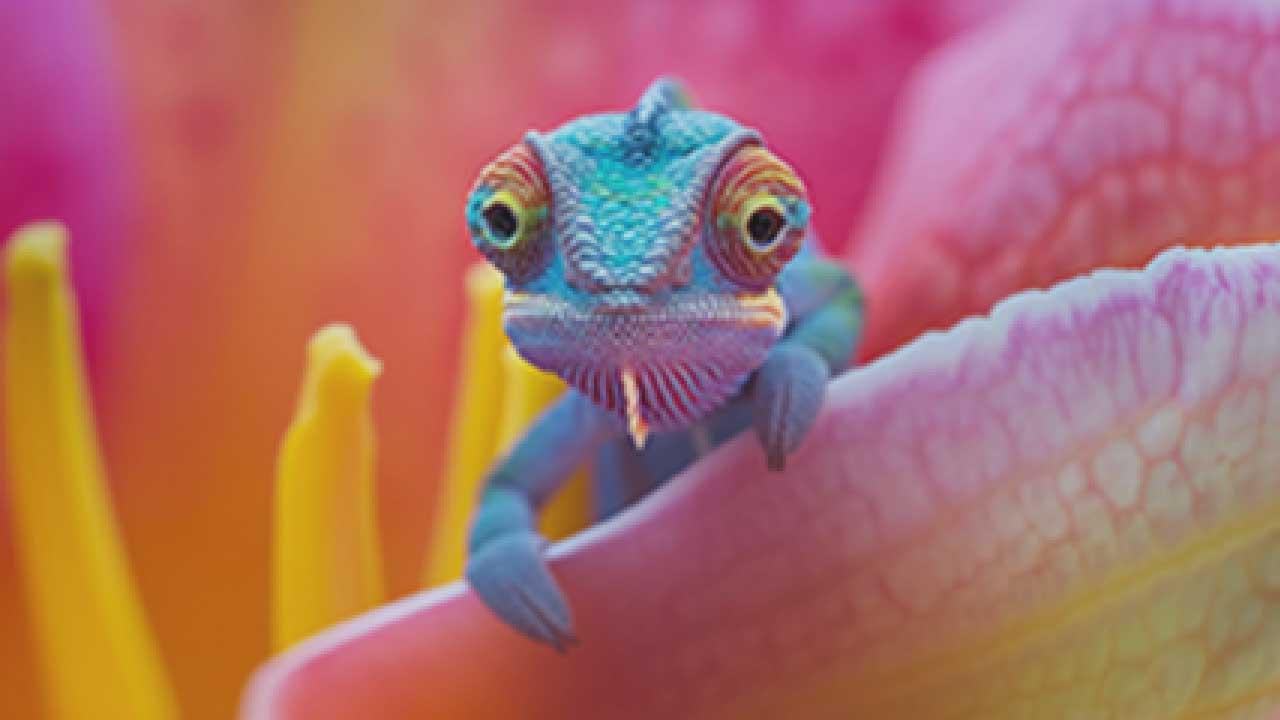
#> input picture Backend/inputs/0c16df5f-3d3f-4f77-aa13-f79f25f7940c.jpg, 1280 x 720 px
$ python main.py ../inputs/0c16df5f-3d3f-4f77-aa13-f79f25f7940c.jpg out.png
#> lines starting #> are read from the running program, lines starting #| are printed output that depends on the picture
import os
import sys
import numpy as np
import cv2

def get_image(input_path, output_path):
#> called with output_path = 'out.png'
    try:
        if not os.path.exists(input_path):
            raise FileNotFoundError

        #Convert image to BGR format
        image = cv2.imread(input_path, cv2.IMREAD_UNCHANGED)
#> image is the input picture: shape (720, 1280, 3); mean B, G, R 104.2, 109.7, 171.5
        if image is None:
            raise ValueError(f"cv2.imread failed for: {input_path}")

        resolved_image = sharpen_per_channel(image)

        ext = os.path.splitext(output_path)[1].lower()
        ok = None
        if ext in ('.jpg', '.jpeg'):
            ok = cv2.imwrite(output_path, resolved_image, [int(cv2.IMWRITE_JPEG_QUALITY), 98])
        else:
            ok =cv2.imwrite(output_path, resolved_image)

        if not ok:
            raise IOError(f"cv2.imwrite failed for: {output_path}")

        return 0
    except Exception as e:
        print(f'Error obtaining iamge: {e}', file = sys.stderr)
        return 1

def sharpen_per_channel(image):
    #Grayscale
    if image.ndim == 2:
        return _sharpen_gray(image)

    alpha = None
    if image.shape[2] == 4:
        bgr, alpha = image[:, :, :3], image[:, :, 3]
    else:
        bgr = image

    kernel = np.array([[0, -1,  0],
                       [-1, 5, -1],
                       [0, -1,  0]], dtype=np.int16)

    b, g, r = cv2.split(bgr)
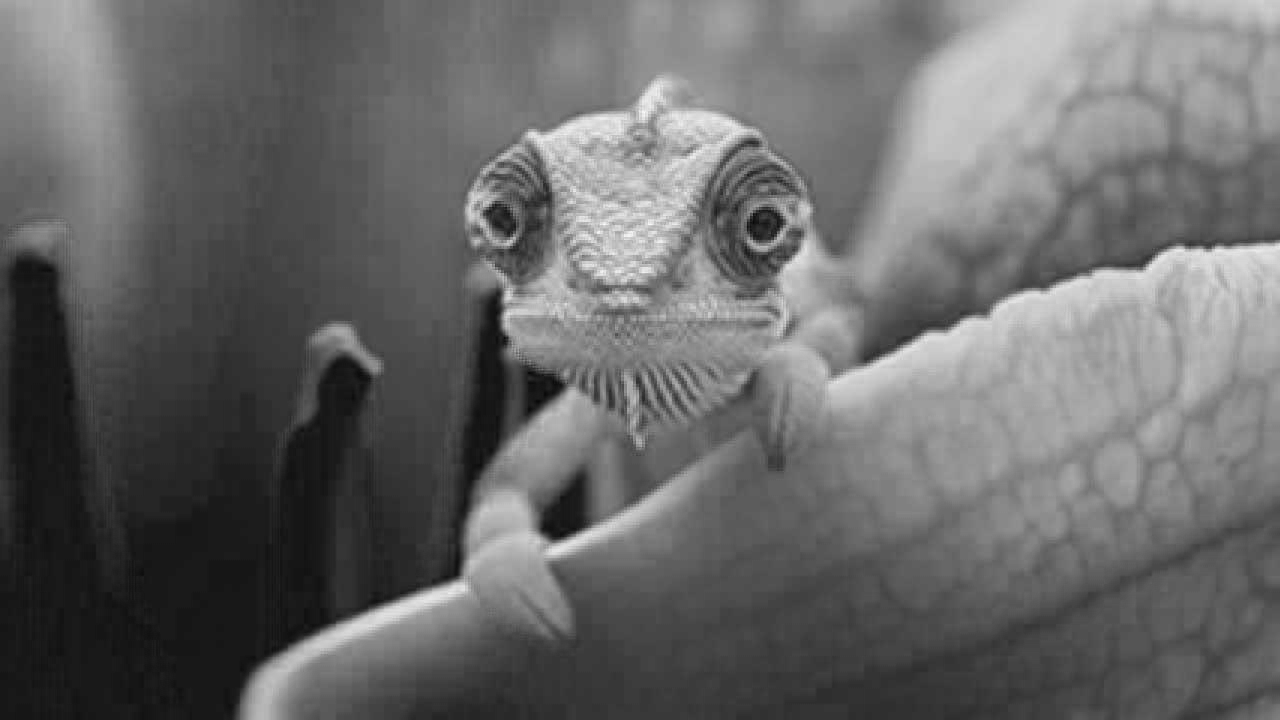
#> b: shape (720, 1280); min 7, max 252, mean 104.2
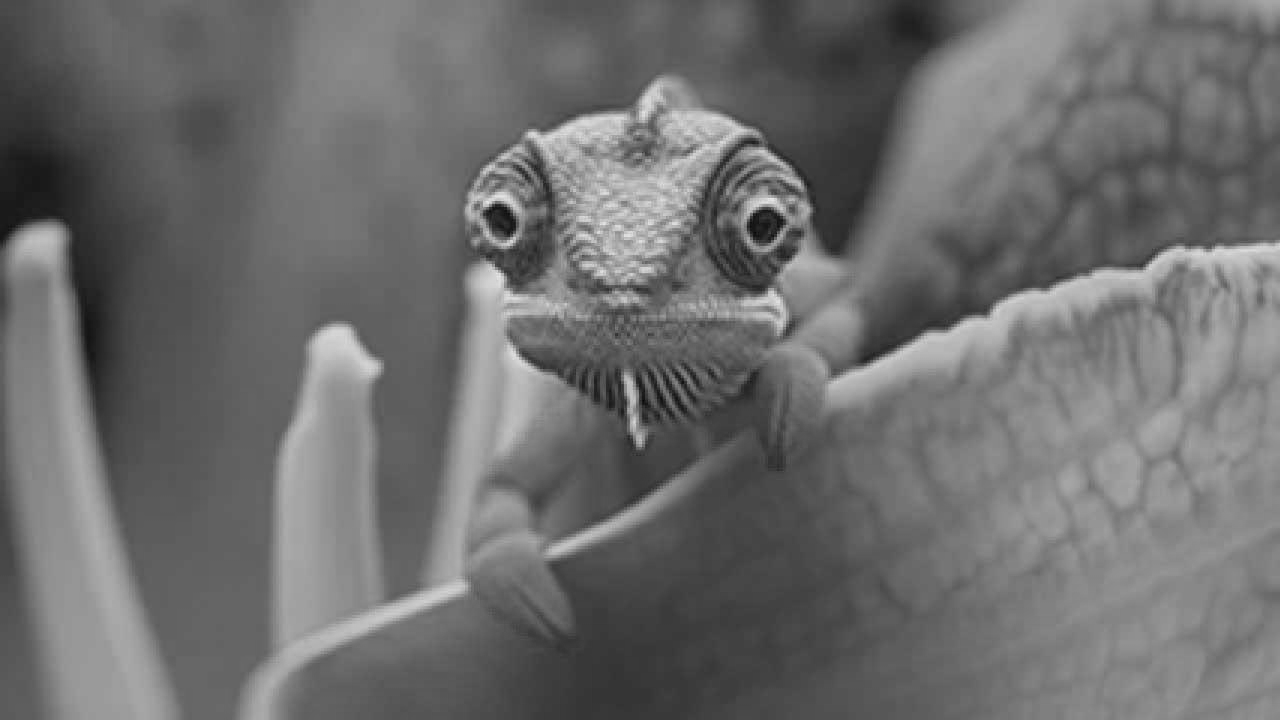
#> g: shape (720, 1280); min 6, max 234, mean 109.7
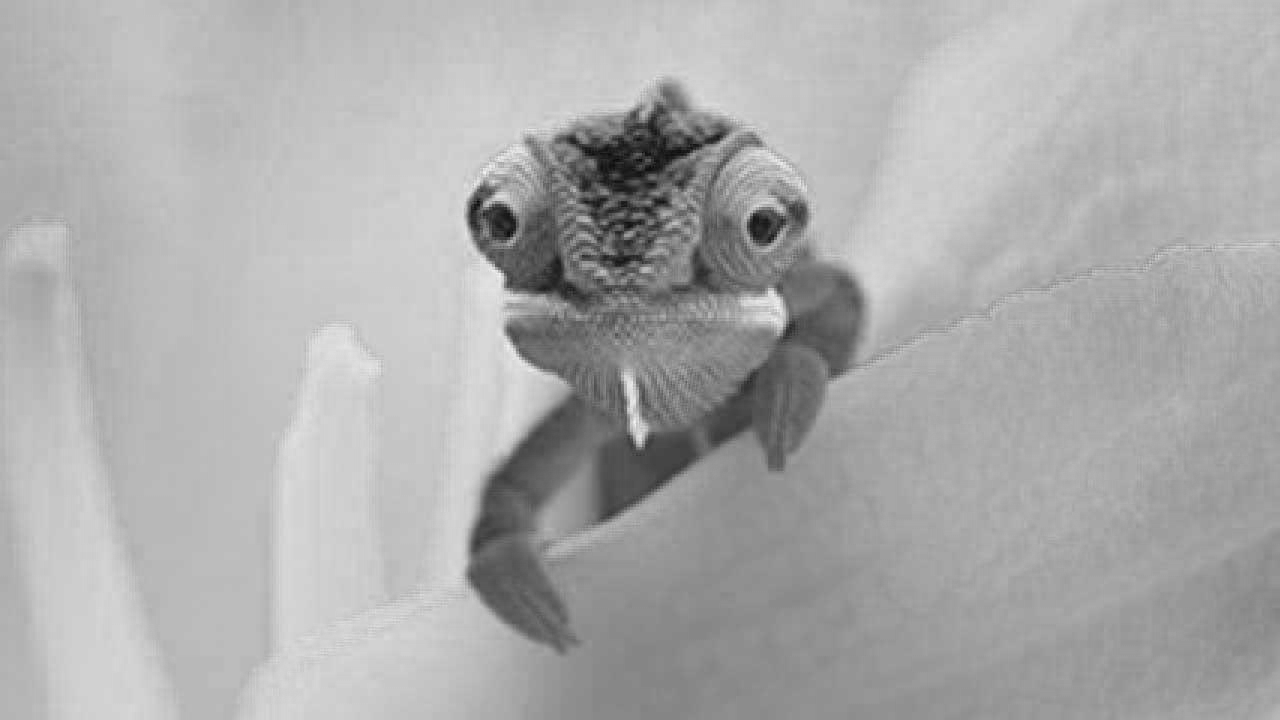
#> r: shape (720, 1280); min 7, max 244, mean 171.5
    b = cv2.filter2D(b, -1, kernel)
    g = cv2.filter2D(g, -1, kernel)
    r = cv2.filter2D(r, -1, kernel)
    bgr_sharp = cv2.merge([b, g, r])

    if alpha is not None:
        return np.dstack([bgr_sharp, alpha])

    return bgr_sharp


def _sharpen_gray(gray):
    kernel = np.array([[0, -1,  0],
                       [-1, 5, -1],
                       [0, -1,  0]], dtype=np.int16)

    return cv2.filter2D(gray, ddepth=-1, kernel=kernel)

if __name__ == '__main__':
    if len(sys.argv) != 3:
        sys.exit(1)

    image_path = sys.argv[1]
    output_path = sys.argv[2]
    result = get_image(image_path, output_path)
    if result == 1:
        sys.exit(1)

    sys.exit(result)
#> (the program exits here)
